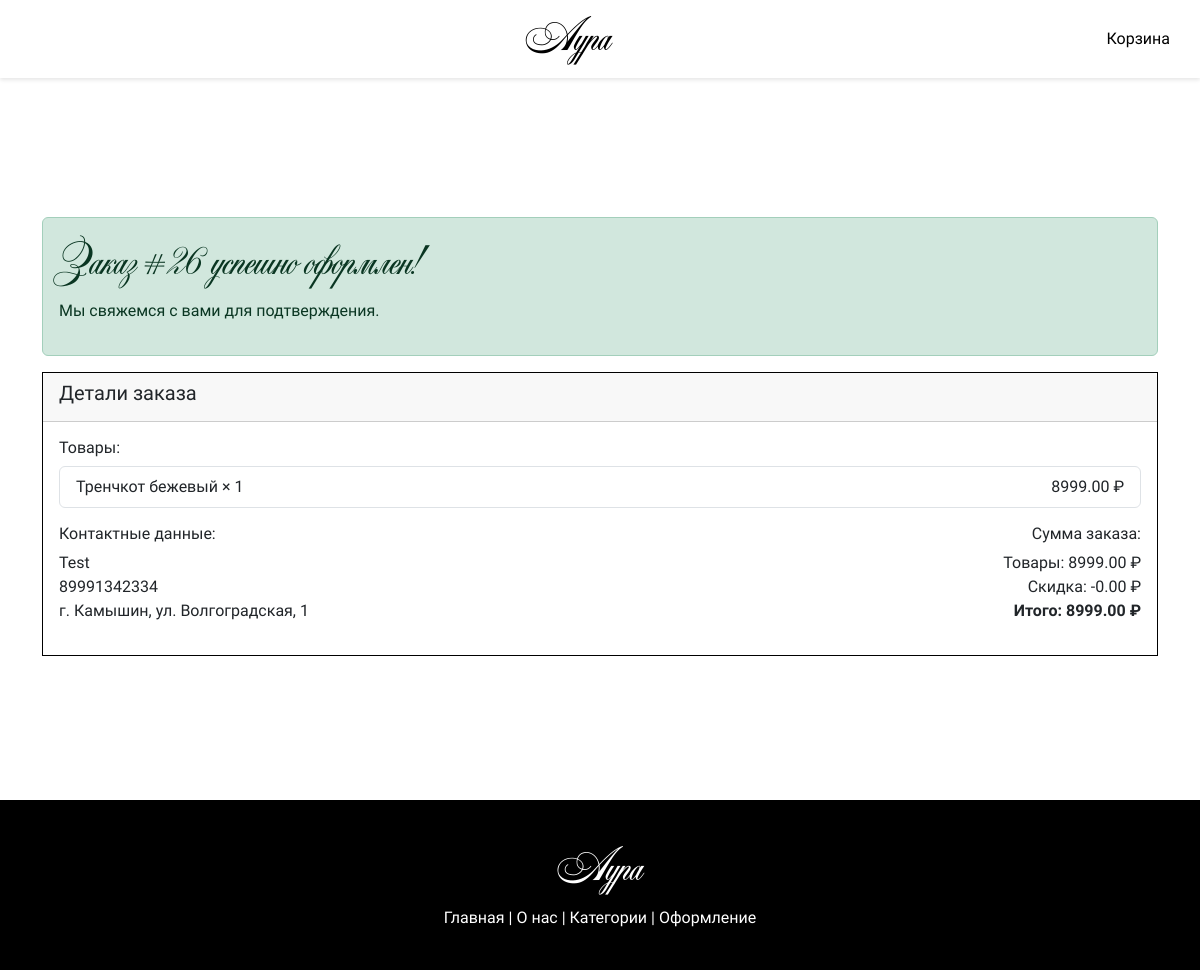
The app's page /orders/success/26/ with its own data.
### orders/models.py (models this page shows, shortened)
class Order(models.Model):
    STATUS_CHOICES = [
        ('new', 'Новый'),
        ('processing', 'В обработке'),
        ('completed', 'Завершен')
    ]
    name = models.CharField("Имя", max_length=100)
    phone = models.CharField("Телефон", max_length=20)
    address = models.TextField("Адрес")
    status = models.CharField("Статус", max_length=20, choices=STATUS_CHOICES, default='new')
    created_at = models.DateTimeField("Дата создания", auto_now_add=True)
    session_key = models.CharField(max_length=40, blank=True)
    subtotal = models.DecimalField("Сумма без скидки", max_digits=10, decimal_places=2)
    discount_amount = models.DecimalField("Скидка", max_digits=10, decimal_places=2, default=0)
    total = models.DecimalField("Итого", max_digits=10, decimal_places=2)
    coupon = models.ForeignKey(
        Coupon,
        verbose_name="Купон",
        null=True,
        blank=True,
        on_delete=models.SET_NULL
    )
    class Meta:
        verbose_name = "Заказ"
        verbose_name_plural = "Заказы"
        ordering = ['-created_at']

class OrderItem(models.Model):
    order = models.ForeignKey('Order', related_name='items', on_delete=models.CASCADE)
    product = models.ForeignKey(Product, on_delete=models.PROTECT)  # Теперь Product определен
    price = models.DecimalField(max_digits=10, decimal_places=2, default=0)
    quantity = models.PositiveIntegerField(default=1)

### products/models.py (models this page shows, shortened)
class Product(models.Model):
    name = models.CharField("Название", max_length=200)
    price = models.DecimalField("Цена", max_digits=10, decimal_places=2)
    description = models.TextField("Описание", blank=True)
    image = models.ImageField("Изображение", upload_to='products/')
    category = models.ForeignKey(Category, verbose_name="Категория", on_delete=models.CASCADE)
    available = models.BooleanField("В наличии", default=True)
    class Meta:
        verbose_name = "Товар"
        verbose_name_plural = "Товары"

### orders/views.py (the view)
# urls.py: path('success/<int:order_id>/', order_success, name='order_success'),
def order_success(request, order_id):
    order = get_object_or_404(Order, id=order_id)
    return render(request, 'orders/success.html', {'order': order})

### products/templates/orders/success.html (shortened to what this page needs)
{% extends "base.html" %}
{% block content %}
<main class="pt-5 d-flex justify-content-center align-items-center min-vh-100">
<div class="container mt-4">
    <div class="alert alert-success">
        <h4>Заказ #{{ order.id }} успешно оформлен!</h4>
        <p>Мы свяжемся с вами для подтверждения.</p>
    </div>
    <div class="card">
        <div class="card-header">
            <h5>Детали заказа</h5>
        </div>
        <div class="card-body">
            <h6>Товары:</h6>
            <ul class="list-group mb-3">
                {% for item in order.items.all %}
                <li class="list-group-item">
                    {{ item.product.name }} × {{ item.quantity }}
                    <span class="float-end">{{ item.price }} ₽</span>
                </li>
                {% endfor %}
            </ul>
            <div class="row">
                <div class="col-md-6">
                    <h6>Контактные данные:</h6>
                    <p>{{ order.name }}<br>
                    {{ order.phone }}<br>
                    {{ order.address }}</p>
                </div>
                <div class="col-md-6 text-end">
                    <h6>Сумма заказа:</h6>
                    <p>Товары: {{ order.subtotal }} ₽<br>
                    Скидка: -{{ order.discount_amount }} ₽<br>
                    <strong>Итого: {{ order.total }} ₽</strong></p>
                </div>
            </div>
        </div>
    </div>
</div>
</main>
{% endblock %}

### static/css/style.css (style rules this page uses)
html, body { overflow-x: hidden; }
*, *::before, *::after { box-sizing: border-box; }
body { font-family: 'Tenor Sans', sans-serif; background-color: #ffffff; color: #000000; }
h1, h2, h3, h4 { font-family: 'MainFont'; font-size: 3rem; }
html { scroll-behavior: smooth; overflow-x: hidden; }
.card { border: 1px solid #000; background-color: #fff; border-radius: 0; box-shadow: none; font-family: 'Tenor Sans', serif; transition: transform 0.3s ease, box-shadow 0.3s ease; }

### products/templates/orders/success.html (style rules this page uses)
html, body { height: 100%; margin: 0; padding: 0; display: flex; flex-direction: column; }
main { flex: 1 0 auto; }

### records on screen
Order: id "26", name "Test", phone "89991342334", address "г. Камышин, ул. Волгоградская, 1", subtotal "8999.00", discount_amount "0.00", total "8999.00"
OrderItem: product.name "Тренчкот бежевый", quantity "1", price "8999.00"
